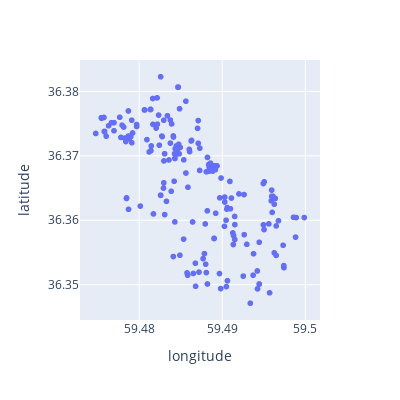

Write notebook code for a chart like this one.
### Code cell
px.scatter(df_filtered , x="longitude", y="latitude",  width=400, height=400)#.write_image("img/spatial_distribution.png")

### Figure 1 — Plotly figure (JSON) as saved in the notebook; plotly's stock layout.template omitted (floating-point values rounded to 4 significant figures; data arrays with more than 128 entries replaced by an {"elided": "..."} marker saying what was removed)
{"data": [{"hovertemplate": "longitude=%{x}<br>latitude=%{y}<extra></extra>", "legendgroup": "", "marker": {"color": "#636efa", "symbol": "circle"}, "mode": "markers", "name": "", "showlegend": false, "type": "scattergl", "x": {"elided": "2262 float values"}, "xaxis": "x", "y": {"elided": "2262 float values"}, "yaxis": "y"}], "layout": {"height": 400, "legend": {"tracegroupgap": 0}, "margin": {"t": 60}, "width": 400, "xaxis": {"anchor": "y", "domain": [0, 1], "title": {"text": "longitude"}}, "yaxis": {"anchor": "x", "domain": [0, 1], "title": {"text": "latitude"}}}}
